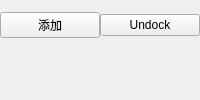
                   <widget class="QWidget" name="tab_2">
                    <attribute name="title">
                     <string>Effect List</string>
                    </attribute>
                    <layout class="QVBoxLayout" name="verticalLayout_8" stretch="3">
                     <property name="spacing">
                      <number>0</number>
                     </property>
                     <property name="leftMargin">
                      <number>0</number>
                     </property>
                     <property name="topMargin">
                      <number>0</number>
                     </property>
                     <property name="rightMargin">
                      <number>0</number>
                     </property>
                     <property name="bottomMargin">
                      <number>0</number>
                     </property>
                     <item>
                      <widget class="QWidget" name="widget_12" native="true">
                       <layout class="QVBoxLayout" name="verticalLayout_48">
                        <property name="spacing">
                         <number>0</number>
                        </property>
                        <property name="leftMargin">
                         <number>0</number>
                        </property>
                        <property name="topMargin">
                         <number>0</number>
                        </property>
                        <property name="rightMargin">
                         <number>0</number>
                        </property>
                        <property name="bottomMargin">
                         <number>0</number>
                        </property>
                        <item>
                         <widget class="QWidget" name="widget_13" native="true">
                          <layout class="QHBoxLayout" name="horizontalLayout_9">
                           <property name="spacing">
                            <number>0</number>
                           </property>
                           <property name="leftMargin">
                            <number>0</number>
                           </property>
                           <property name="topMargin">
                            <number>0</number>
                           </property>
                           <property name="rightMargin">
                            <number>0</number>
                           </property>
                           <property name="bottomMargin">
                            <number>0</number>
                           </property>
                           <item>
                            <widget class="QPushButton" name="pushButton_8">
                             <property name="text">
                              <string>添加</string>
                             </property>
                            </widget>
                           </item>
                           <item>
                            <widget class="QPushButton" name="pushButton_9">
                             <property name="layoutDirection">
                              <enum>Qt::RightToLeft</enum>
                             </property>
                             <property name="text">
                              <string>Undock</string>
                             </property>
                            </widget>
                           </item>
                          </layout>
                         </widget>
                        </item>
                        <item>
                         <widget class="QWidget" name="widget_14" native="true"/>
                        </item>
                       </layout>
                      </widget>
                     </item>
                    </layout>
                   </widget>
